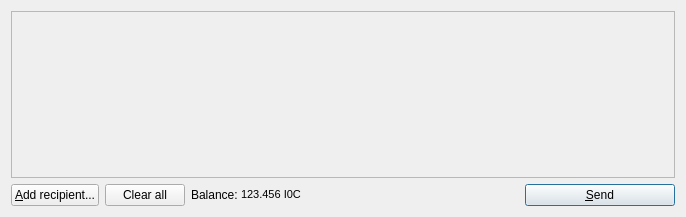
<?xml version="1.0" encoding="UTF-8"?>
<ui version="4.0">
 <class>SendCoinsDialog</class>
 <widget class="QDialog" name="SendCoinsDialog">
  <property name="geometry">
   <rect>
    <x>0</x>
    <y>0</y>
    <width>686</width>
    <height>217</height>
   </rect>
  </property>
  <property name="windowTitle">
   <string>Send Coins</string>
  </property>
  <layout class="QVBoxLayout" name="verticalLayout">
   <item>
    <widget class="QScrollArea" name="scrollArea">
     <property name="widgetResizable">
      <bool>true</bool>
     </property>
     <widget class="QWidget" name="scrollAreaWidgetContents">
      <property name="geometry">
       <rect>
        <x>0</x>
        <y>0</y>
        <width>666</width>
        <height>165</height>
       </rect>
      </property>
      <layout class="QVBoxLayout" name="verticalLayout_2">
       <property name="margin">
        <number>0</number>
       </property>
       <item>
        <layout class="QVBoxLayout" name="entries">
         <property name="spacing">
          <number>6</number>
         </property>
        </layout>
       </item>
       <item>
        <spacer name="verticalSpacer">
         <property name="orientation">
          <enum>Qt::Vertical</enum>
         </property>
         <property name="sizeHint" stdset="0">
          <size>
           <width>20</width>
           <height>40</height>
          </size>
         </property>
        </spacer>
       </item>
      </layout>
     </widget>
    </widget>
   </item>
   <item>
    <layout class="QHBoxLayout" name="horizontalLayout">
     <item>
      <widget class="QPushButton" name="addButton">
       <property name="toolTip">
        <string>Send to multiple recipients at once</string>
       </property>
       <property name="text">
        <string>&amp;Add recipient...</string>
       </property>
       <property name="icon">
        <iconset resource="../bitcoin.qrc">
         <normaloff>:/icons/add</normaloff>:/icons/add</iconset>
       </property>
      </widget>
     </item>
     <item>
      <widget class="QPushButton" name="clearButton">
       <property name="sizePolicy">
        <sizepolicy hsizetype="Minimum" vsizetype="Fixed">
         <horstretch>0</horstretch>
         <verstretch>0</verstretch>
        </sizepolicy>
       </property>
       <property name="toolTip">
        <string>Remove all transaction fields</string>
       </property>
       <property name="text">
        <string>Clear all</string>
       </property>
       <property name="icon">
        <iconset resource="../bitcoin.qrc">
         <normaloff>:/icons/remove</normaloff>:/icons/remove</iconset>
       </property>
       <property name="autoRepeatDelay">
        <number>300</number>
       </property>
      </widget>
     </item>
     <item>
      <layout class="QHBoxLayout" name="horizontalLayout_2">
       <property name="spacing">
        <number>3</number>
       </property>
       <item>
        <widget class="QLabel" name="label">
         <property name="text">
          <string>Balance:</string>
         </property>
        </widget>
       </item>
       <item>
        <widget class="QLabel" name="labelBalance">
         <property name="text">
          <string>&lt;!DOCTYPE HTML PUBLIC &quot;-//W3C//DTD HTML 4.0//EN&quot; &quot;http://www.w3.org/TR/REC-html40/strict.dtd&quot;&gt;
&lt;html&gt;&lt;head&gt;&lt;meta name=&quot;qrichtext&quot; content=&quot;1&quot; /&gt;&lt;style type=&quot;text/css&quot;&gt;
p, li { white-space: pre-wrap; }
&lt;/style&gt;&lt;/head&gt;&lt;body style=&quot; font-family:'MS Shell Dlg 2'; font-size:8.25pt; font-weight:400; font-style:normal;&quot;&gt;
&lt;p style=&quot; margin-top:0px; margin-bottom:0px; margin-left:0px; margin-right:0px; -qt-block-indent:0; text-indent:0px;&quot;&gt;&lt;span style=&quot; font-size:8pt;&quot;&gt;123.456 I0C&lt;/span&gt;&lt;/p&gt;&lt;/body&gt;&lt;/html&gt;</string>
         </property>
         <property name="textInteractionFlags">
          <set>Qt::LinksAccessibleByMouse|Qt::TextSelectableByKeyboard|Qt::TextSelectableByMouse</set>
         </property>
        </widget>
       </item>
      </layout>
     </item>
     <item>
      <spacer name="horizontalSpacer">
       <property name="orientation">
        <enum>Qt::Horizontal</enum>
       </property>
       <property name="sizeHint" stdset="0">
        <size>
         <width>40</width>
         <height>20</height>
        </size>
       </property>
      </spacer>
     </item>
     <item>
      <widget class="QPushButton" name="sendButton">
       <property name="minimumSize">
        <size>
         <width>150</width>
         <height>0</height>
        </size>
       </property>
       <property name="toolTip">
        <string>Confirm the send action</string>
       </property>
       <property name="text">
        <string>&amp;Send</string>
       </property>
       <property name="icon">
        <iconset resource="../bitcoin.qrc">
         <normaloff>:/icons/send</normaloff>:/icons/send</iconset>
       </property>
       <property name="default">
        <bool>true</bool>
       </property>
      </widget>
     </item>
    </layout>
   </item>
  </layout>
 </widget>
 <resources>
  <include location="../bitcoin.qrc"/>
 </resources>
 <connections/>
</ui>
